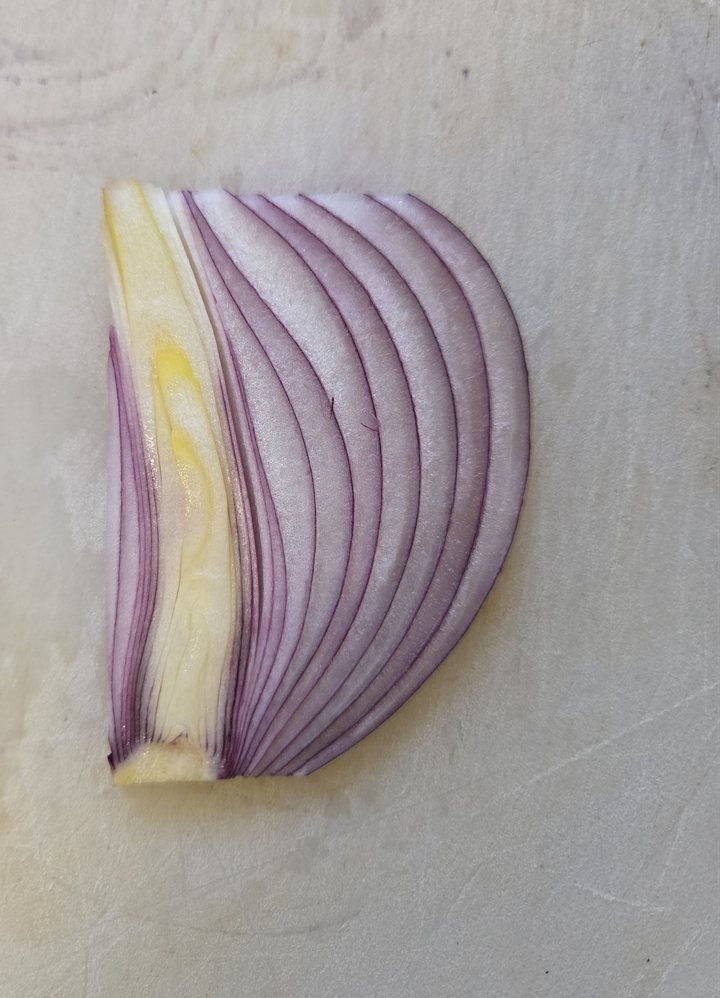
#> input picture images/onion-cut.jpg, 720 x 998 px, given in place of onion-original.jpg, which was not available
$ python segment_onion.py
#> lines starting #> are read from the running program, lines starting #| are printed output that depends on the picture; after the words box and inside, x2 and y2 are one past the last pixel; in counts of white or black regions, pixels touching at a corner belong together
"""Photo -> silhouette, take four: GrabCut with the purple layer-line lattice as
sure-foreground and the frame border as sure-background. The lines thread the
whole onion, so the graph cut claims the pale flesh between them and leaves
the board (similar color, but disconnected from the lattice) as background.
"""

import os
import sys
import cv2
import numpy as np
from PIL import Image

# The source photograph lives outside the repository (it is not published).
#     python tools/segment_onion.py path/to/onion-photo.jpg
ROOT = os.path.dirname(os.path.dirname(os.path.abspath(__file__)))
SRC = sys.argv[1] if len(sys.argv) > 1 else os.path.join(ROOT, "..", "onion-original.jpg")
SCRATCH = os.path.join(ROOT, "..", "onion-scratch")
OUT_MASK = os.path.join(ROOT, "images", "onion-mask.png")
os.makedirs(SCRATCH, exist_ok=True)

WORK_W = 1000
SEED_P, SEED_L = 26, 198     # purpleness (raw, 0-centered) and lightness for sure-FG lines
GAP_P, GAP_L = 19, 209       # thresholds for punching layer-line gaps
GAP_MIN_AREA = 55            # drop gap specks smaller than this (px at WORK_W)
TARGET_W = 640
ROOM = (60, 41, 23)
PAPER = (220, 192, 154)

pil = Image.open(SRC).convert("RGB")
#> pil is the input picture: PIL image 720x998 RGB; mean R, G, B 163.5, 157.1, 156.8
pil = pil.transpose(Image.Transpose.ROTATE_270).transpose(Image.Transpose.FLIP_LEFT_RIGHT)
#> pil: PIL image 998x720 RGB
W, H = pil.size
#> W = 998; H = 720
pil = pil.crop((round(0.17 * W), round(0.12 * H), round(0.17 * W) + round(0.83 * W), round(0.12 * H) + round(0.863 * H)))
#> pil: PIL image 828x621 RGB
pil = pil.resize((WORK_W, round(pil.height * WORK_W / pil.width)), Image.Resampling.LANCZOS)
#> pil: PIL image 1000x750 RGB
rgb = np.asarray(pil, dtype=np.int16)
h, w = rgb.shape[:2]
#> h = 750; w = 1000

r, g, b = rgb[..., 0], rgb[..., 1], rgb[..., 2]
purple = (r + b) // 2 - g
light = rgb.max(axis=2)
yellow = (r + g) // 2 - b
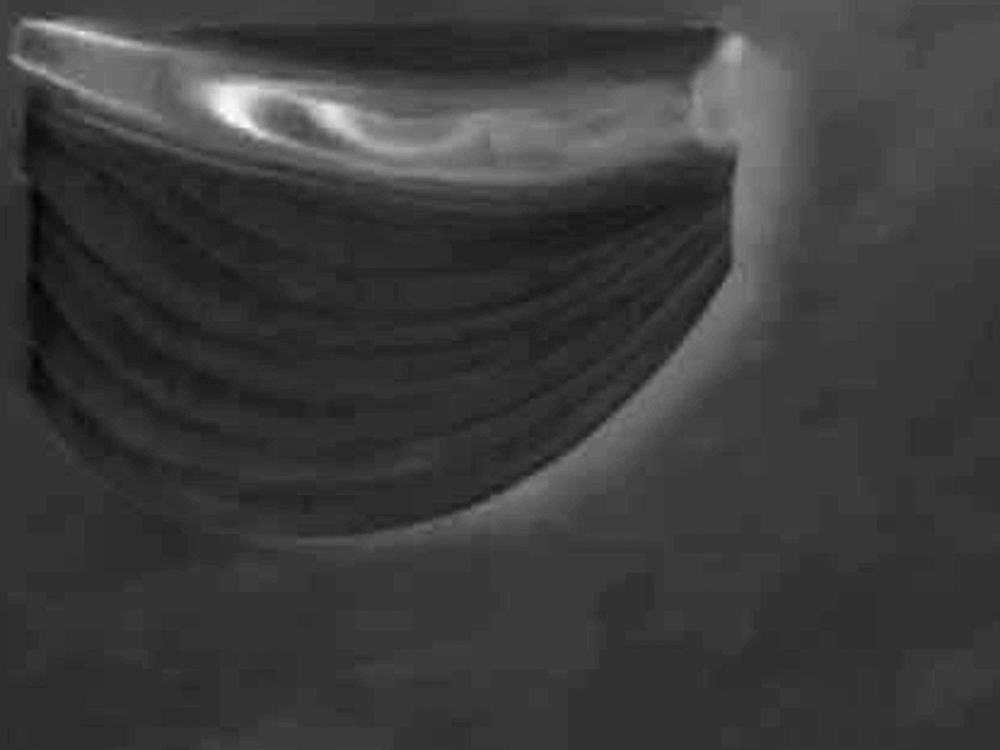
#> yellow: shape (750, 1000) int16; min -32, max 114, mean 2.7; drawn with min black and max white

lines = ((purple > SEED_P) & (light < SEED_L)).astype(np.uint8)
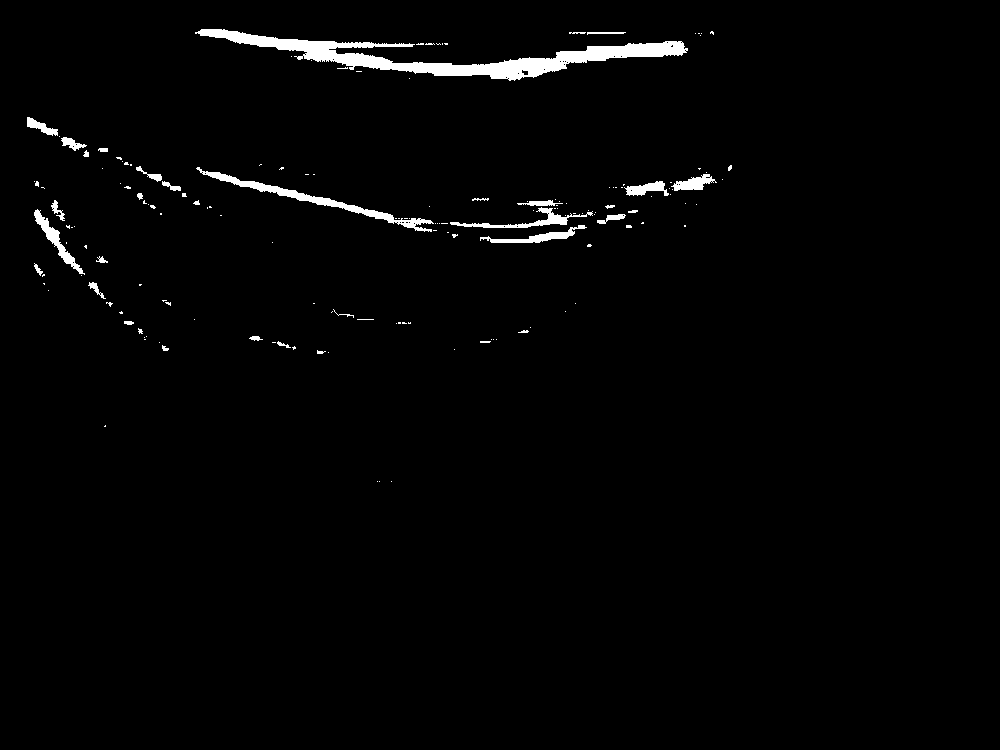
#> lines: shape (750, 1000); values 0 (black) and 1 (white), 1.7% white; 160 white regions (126 under 20 px), largest, box (x1, y1, x2, y2) and area: (195, 29, 688, 81) 6624, (196, 167, 434, 232) 1590, (450, 207, 593, 228) 665
lines = cv2.medianBlur(lines * 255, 3) > 0
#> lines: shape (750, 1000) bool; 1.7% white; 72 white regions (44 under 20 px), largest, box (x1, y1, x2, y2) and area: (196, 29, 688, 81) 6650, (197, 167, 433, 232) 1609, (450, 208, 592, 228) 660
core = ((yellow > 44) & (light > 170))
#> core: shape (750, 1000) bool; 1.6% white; 35 white regions (29 under 20 px), largest, box (x1, y1, x2, y2) and area: (190, 76, 498, 157) 8447, (26, 21, 157, 52) 1422, (720, 36, 746, 97) 1020, (14, 57, 123, 107) 653, (492, 135, 509, 139) 51, (727, 127, 736, 135) 34

# GrabCut mask: border ring sure-BG, line lattice + core sure-FG, rest probable-BG
gc = np.full((h, w), cv2.GC_PR_BGD, np.uint8)
ring = 14
gc[:ring, :] = gc[-ring:, :] = cv2.GC_BGD
gc[:, :ring] = gc[:, -ring:] = cv2.GC_BGD
gc[lines] = cv2.GC_FGD
gc[core] = cv2.GC_FGD

img_bgr = cv2.cvtColor(rgb.astype(np.uint8), cv2.COLOR_RGB2BGR)
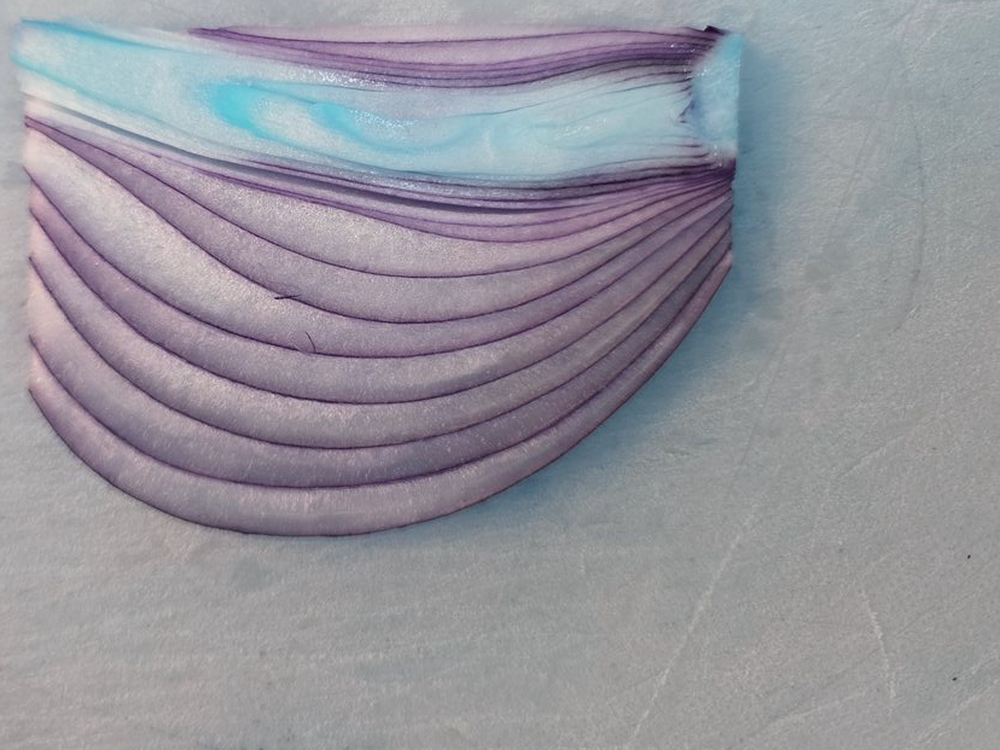
#> img_bgr: shape (750, 1000, 3); mean R, G, B 149.4, 148.4, 156.1
bgd = np.zeros((1, 65), np.float64)
fgd = np.zeros((1, 65), np.float64)
cv2.grabCut(img_bgr, gc, None, bgd, fgd, 6, cv2.GC_INIT_WITH_MASK)
fg = ((gc == cv2.GC_FGD) | (gc == cv2.GC_PR_FGD)).astype(np.uint8) * 255

# keep the component containing the core; drop stray blobs
n, labels, stats, _ = cv2.connectedComponentsWithStats(fg, connectivity=4)
core_label = np.bincount(labels[core], minlength=n)
#> core_label = [0, 11747, 0, 0, 0, 0, 0, 0, 0, 0, 0]
core_label[0] = 0
fg = (labels == core_label.argmax()).astype(np.uint8) * 255
#> fg: shape (750, 1000); 30.9% white; 1 white region, box (x1, y1, x2, y2) and area: (14, 17, 746, 438) 231464

# tidy edges: close then open, slightly larger kernel for a calmer rim
k7 = cv2.getStructuringElement(cv2.MORPH_ELLIPSE, (7, 7))
k5 = cv2.getStructuringElement(cv2.MORPH_ELLIPSE, (5, 5))
fg = cv2.morphologyEx(fg, cv2.MORPH_CLOSE, k7)
#> fg: shape (750, 1000); 30.9% white; 1 white region, box (x1, y1, x2, y2) and area: (14, 17, 746, 438) 231542
fg = cv2.morphologyEx(fg, cv2.MORPH_OPEN, k5)
#> fg: shape (750, 1000); 30.9% white; 1 white region, box (x1, y1, x2, y2) and area: (14, 17, 746, 438) 231503

# punch the layer lines back out as gaps; keep long lines, drop specks
gap = ((purple > GAP_P) & (light < GAP_L)).astype(np.uint8) * 255
#> gap: shape (750, 1000); 8.5% white; 321 white regions (287 under 20 px), largest, box (x1, y1, x2, y2) and area: (181, 161, 735, 279) 20419, (190, 27, 719, 88) 15488, (30, 174, 592, 407) 11699
gn, glabels, gstats, _ = cv2.connectedComponentsWithStats(gap, connectivity=8)
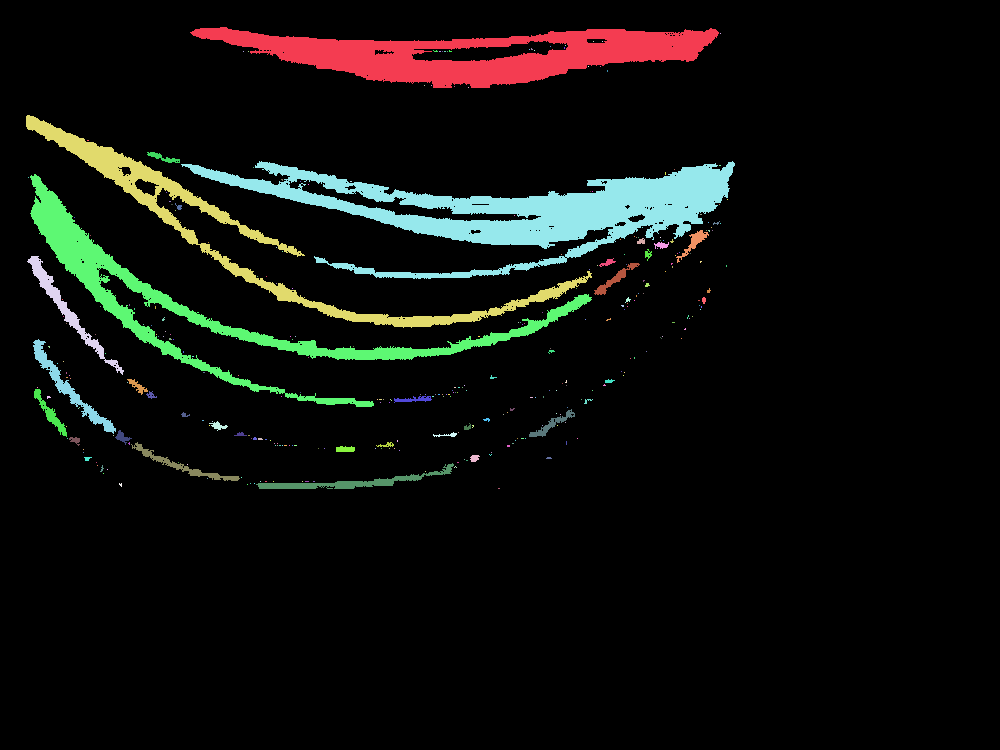
#> glabels: shape (750, 1000) int32; 322 distinct labels, from 0 to 321; one colour per label, 0 black
#> gn = 322; gstats = 322 rows, first 6: [0, 0, 1000, 750, 686516], [190, 27, 529, 61, 15488], [720, 33, 1, 1, 1], [593, 41, 1, 1, 1], [602, 41, 1, 1, 1], [565, 45, 1, 1, 1]
sizes = gstats[:, cv2.CC_STAT_AREA]
#> sizes = 322 values, max 686516 at index 0, min 1 at index 2, mean 2329.2
keep_ids = np.nonzero(sizes >= GAP_MIN_AREA)[0]
#> keep_ids = 21 values from 0 to 300
keep_ids = keep_ids[keep_ids != 0]
#> keep_ids = 20 values from 1 to 300
gap = np.isin(glabels, keep_ids).astype(np.uint8) * 255
alpha = cv2.bitwise_and(fg, cv2.bitwise_not(gap))
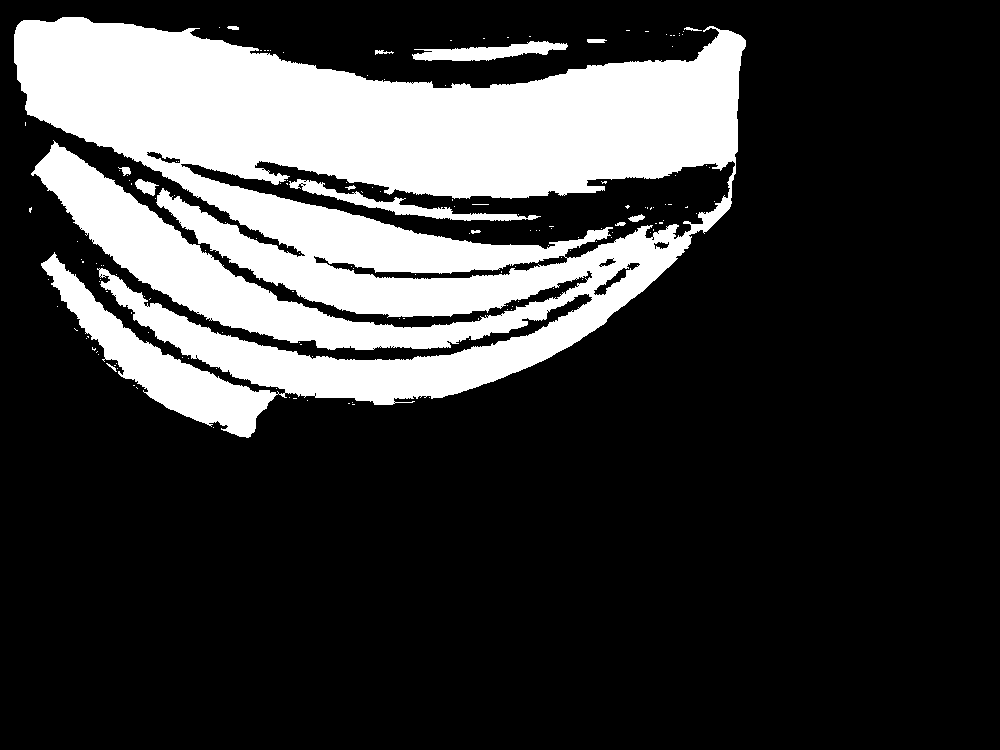
#> alpha: shape (750, 1000); 23.2% white; 155 white regions (141 under 20 px), largest, box (x1, y1, x2, y2) and area: (14, 17, 746, 438) 169375, (289, 179, 541, 221) 2026, (412, 41, 568, 61) 1664

ys, xs = np.nonzero(alpha)
mx, my = round((xs.max() - xs.min()) * 0.04), round((ys.max() - ys.min()) * 0.04)
#> mx = 29; my = 17
x0, x1 = max(0, xs.min() - mx), min(w, xs.max() + mx)
#> x0 = 0; x1 = 774
y0, y1 = max(0, ys.min() - my), min(h, ys.max() + my)
#> y0 = 0; y1 = 454
alpha_img = Image.fromarray(alpha[y0:y1, x0:x1])
alpha_img = alpha_img.resize((TARGET_W, round(alpha_img.height * TARGET_W / alpha_img.width)), Image.Resampling.LANCZOS)
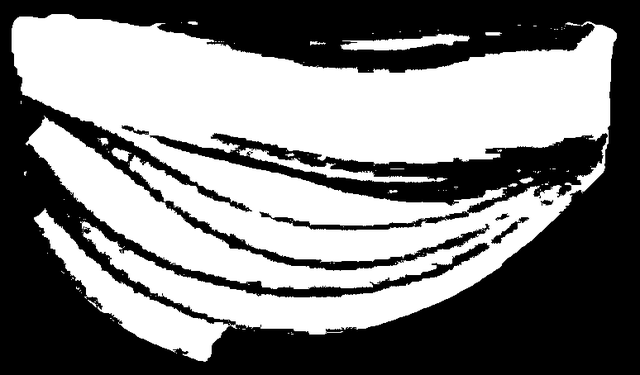
#> alpha_img: PIL image 640x375 L; min 0, max 255, mean 126.3

white = Image.new("RGBA", alpha_img.size, (255, 255, 255, 255))
#> white: PIL image 640x375 RGBA; every value is 255
clear = Image.new("RGBA", alpha_img.size, (255, 255, 255, 0))
Image.composite(white, clear, alpha_img).save(OUT_MASK)

review = Image.new("RGB", alpha_img.size, ROOM)
review.paste(Image.new("RGB", alpha_img.size, PAPER), (0, 0), alpha_img)
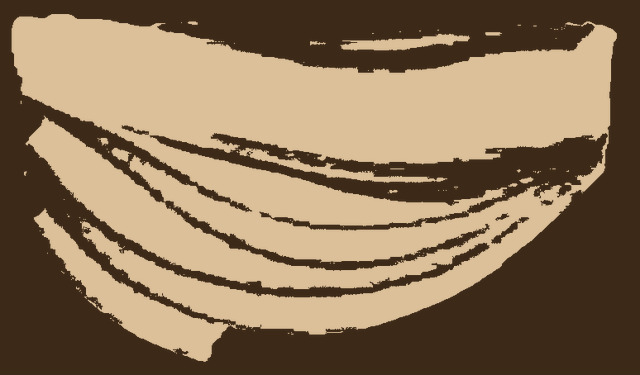
#> review: PIL image 640x375 RGB; mean R, G, B 139.2, 115.8, 87.9
review.save(os.path.join(SCRATCH, "onion_mask_review.png"))
print("mask:", OUT_MASK, alpha_img.size)
#| mask: images/onion-mask.png (640, 375)
